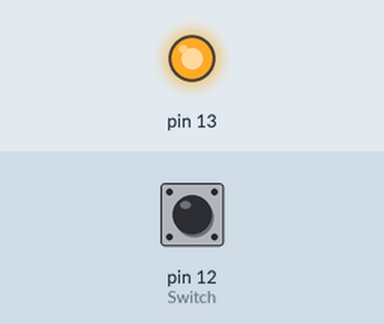
Simulated run of this sketch. Board: Arduino Uno, built with avr-gcc and run on an emulated ATmega328P. On the bench: output pins drawn as LEDs (lit = HIGH). The test bench sets the inputs (shaded band); at power-on: pin 12 (Switch) HIGH.

Above: at 1.2 s.
1.3 s: pin 12 (Switch) pulled LOW for 0.15 s
At 1.37 s:
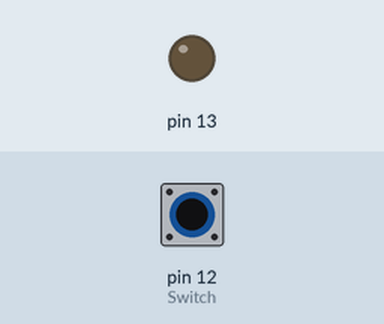
2.9 s: pin 12 (Switch) pulled LOW for 3.2 s
At 6.8 s:
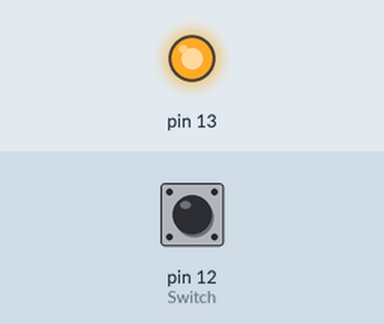
Timing chart, 0 to 8.3 s (numbered marks = the images above; inputs shaded):
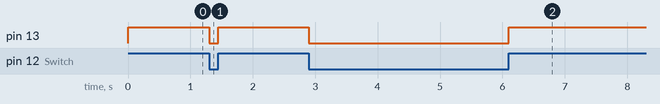

Measured:
- after the input at 1.3 s, pin 13: HIGH → LOW at once, → HIGH 0.15 s later
- after the input at 2.9 s, pin 13: HIGH → LOW at once, → HIGH 3.2 s later

The sketch:

led.ino
```cpp
#define LED 9
#define Switch 12
void setup() {
  pinMode(13, OUTPUT);
  pinMode(12,INPUT);
}

void loop() {
  int a;
  a=digitalRead(Switch);
  digitalWrite(13, a);
}
```
